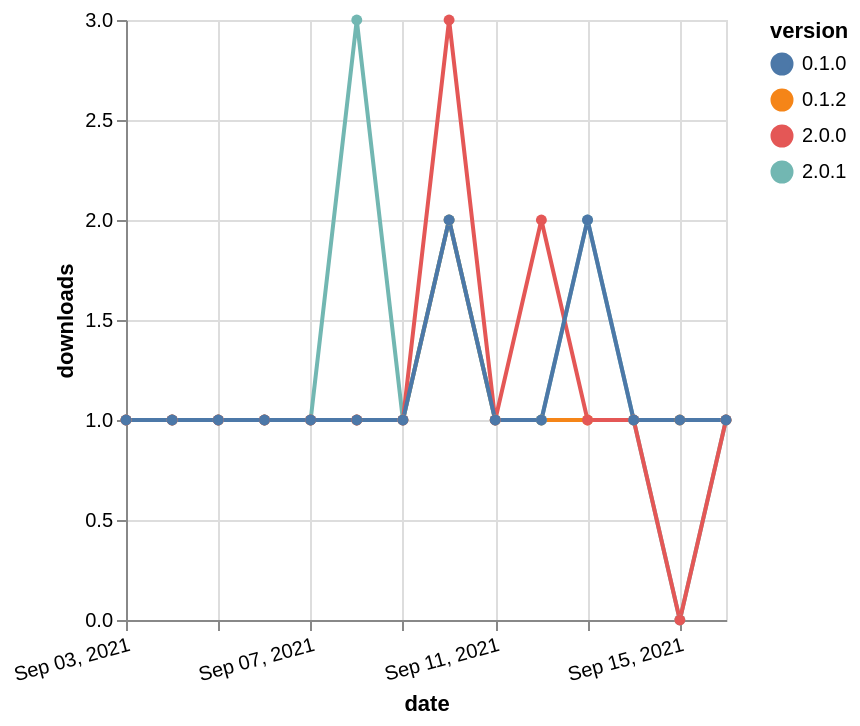

The specification (Vega-Lite) saved for this image:
### Vega-Lite specification from a JSON file in a GitHub repository (floating-point values rounded to 4 significant figures)
{"$schema": "https://vega.github.io/schema/vega-lite/v5.json", "description": "A simple bar chart with embedded data.", "data": {"values": [{"date": "2021-09-03", "total": 229, "delta": 1, "version": "0.1.2"}, {"date": "2021-09-04", "total": 230, "delta": 1, "version": "0.1.2"}, {"date": "2021-09-05", "total": 231, "delta": 1, "version": "0.1.2"}, {"date": "2021-09-06", "total": 232, "delta": 1, "version": "0.1.2"}, {"date": "2021-09-07", "total": 233, "delta": 1, "version": "0.1.2"}, {"date": "2021-09-08", "total": 234, "delta": 1, "version": "0.1.2"}, {"date": "2021-09-09", "total": 235, "delta": 1, "version": "0.1.2"}, {"date": "2021-09-10", "total": 237, "delta": 2, "version": "0.1.2"}, {"date": "2021-09-11", "total": 238, "delta": 1, "version": "0.1.2"}, {"date": "2021-09-12", "total": 239, "delta": 1, "version": "0.1.2"}, {"date": "2021-09-13", "total": 240, "delta": 1, "version": "0.1.2"}, {"date": "2021-09-14", "total": 241, "delta": 1, "version": "0.1.2"}, {"date": "2021-09-15", "total": 242, "delta": 1, "version": "0.1.2"}, {"date": "2021-09-16", "total": 243, "delta": 1, "version": "0.1.2"}, {"date": "2021-09-03", "total": 182, "delta": 1, "version": "2.0.1"}, {"date": "2021-09-04", "total": 183, "delta": 1, "version": "2.0.1"}, {"date": "2021-09-05", "total": 184, "delta": 1, "version": "2.0.1"}, {"date": "2021-09-06", "total": 185, "delta": 1, "version": "2.0.1"}, {"date": "2021-09-07", "total": 186, "delta": 1, "version": "2.0.1"}, {"date": "2021-09-08", "total": 189, "delta": 3, "version": "2.0.1"}, {"date": "2021-09-09", "total": 190, "delta": 1, "version": "2.0.1"}, {"date": "2021-09-10", "total": 192, "delta": 2, "version": "2.0.1"}, {"date": "2021-09-11", "total": 193, "delta": 1, "version": "2.0.1"}, {"date": "2021-09-12", "total": 194, "delta": 1, "version": "2.0.1"}, {"date": "2021-09-13", "total": 196, "delta": 2, "version": "2.0.1"}, {"date": "2021-09-14", "total": 197, "delta": 1, "version": "2.0.1"}, {"date": "2021-09-15", "total": 197, "delta": 0, "version": "2.0.1"}, {"date": "2021-09-16", "total": 198, "delta": 1, "version": "2.0.1"}, {"date": "2021-09-03", "total": 276, "delta": 1, "version": "2.0.0"}, {"date": "2021-09-04", "total": 277, "delta": 1, "version": "2.0.0"}, {"date": "2021-09-05", "total": 278, "delta": 1, "version": "2.0.0"}, {"date": "2021-09-06", "total": 279, "delta": 1, "version": "2.0.0"}, {"date": "2021-09-07", "total": 280, "delta": 1, "version": "2.0.0"}, {"date": "2021-09-08", "total": 281, "delta": 1, "version": "2.0.0"}, {"date": "2021-09-09", "total": 282, "delta": 1, "version": "2.0.0"}, {"date": "2021-09-10", "total": 285, "delta": 3, "version": "2.0.0"}, {"date": "2021-09-11", "total": 286, "delta": 1, "version": "2.0.0"}, {"date": "2021-09-12", "total": 288, "delta": 2, "version": "2.0.0"}, {"date": "2021-09-13", "total": 289, "delta": 1, "version": "2.0.0"}, {"date": "2021-09-14", "total": 290, "delta": 1, "version": "2.0.0"}, {"date": "2021-09-15", "total": 290, "delta": 0, "version": "2.0.0"}, {"date": "2021-09-16", "total": 291, "delta": 1, "version": "2.0.0"}, {"date": "2021-09-03", "total": 239, "delta": 1, "version": "0.1.0"}, {"date": "2021-09-04", "total": 240, "delta": 1, "version": "0.1.0"}, {"date": "2021-09-05", "total": 241, "delta": 1, "version": "0.1.0"}, {"date": "2021-09-06", "total": 242, "delta": 1, "version": "0.1.0"}, {"date": "2021-09-07", "total": 243, "delta": 1, "version": "0.1.0"}, {"date": "2021-09-08", "total": 244, "delta": 1, "version": "0.1.0"}, {"date": "2021-09-09", "total": 245, "delta": 1, "version": "0.1.0"}, {"date": "2021-09-10", "total": 247, "delta": 2, "version": "0.1.0"}, {"date": "2021-09-11", "total": 248, "delta": 1, "version": "0.1.0"}, {"date": "2021-09-12", "total": 249, "delta": 1, "version": "0.1.0"}, {"date": "2021-09-13", "total": 251, "delta": 2, "version": "0.1.0"}, {"date": "2021-09-14", "total": 252, "delta": 1, "version": "0.1.0"}, {"date": "2021-09-15", "total": 253, "delta": 1, "version": "0.1.0"}, {"date": "2021-09-16", "total": 254, "delta": 1, "version": "0.1.0"}]}, "width": "container", "mark": {"type": "line", "point": {"filled": true}}, "encoding": {"x": {"field": "date", "type": "temporal", "timeUnit": "yearmonthdate", "title": "date", "axis": {"labelAngle": -15}}, "y": {"field": "delta", "type": "quantitative", "title": "downloads"}, "color": {"field": "version", "type": "nominal"}, "tooltip": {"field": "delta"}}}
